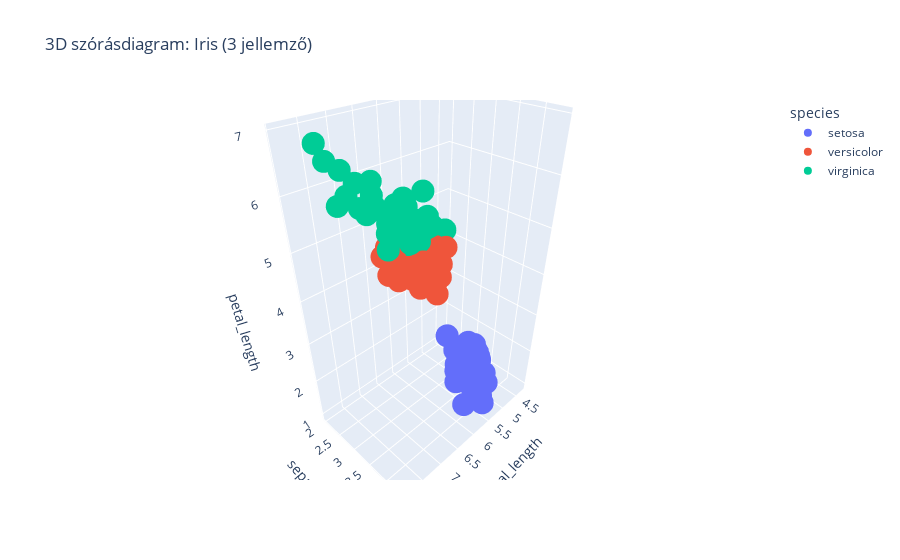

The cell this chart's notebook holds for it:
### Markdown cell above
Következtetés: Ázsiában és Afrikában összpontosul a népesség jelentős része, az élettartam pedig régiónként eltérő.

### Code cell
# 2) 3D scatter: iris három jellemzője faj szerint
fig = px.scatter_3d(iris, x='sepal_length', y='sepal_width', z='petal_length', color='species',
                    title='3D szórásdiagram: Iris (3 jellemző)')
fig.show()

### Figure 1 — Plotly figure (JSON) as saved in the notebook; plotly's stock layout.template omitted (floating-point values rounded to 4 significant figures)
{"data": [{"hovertemplate": "species=setosa<br>sepal_length=%{x}<br>sepal_width=%{y}<br>petal_length=%{z}<extra></extra>", "legendgroup": "setosa", "marker": {"color": "#636efa", "symbol": "circle"}, "mode": "markers", "name": "setosa", "scene": "scene", "showlegend": true, "type": "scatter3d", "x": [5.1, 4.9, 4.7, 4.6, 5.0, 5.4, 4.6, 5.0, 4.4, 4.9, 5.4, 4.8, 4.8, 4.3, 5.8, 5.7, 5.4, 5.1, 5.7, 5.1, 5.4, 5.1, 4.6, 5.1, 4.8, 5.0, 5.0, 5.2, 5.2, 4.7, 4.8, 5.4, 5.2, 5.5, 4.9, 5.0, 5.5, 4.9, 4.4, 5.1, 5.0, 4.5, 4.4, 5.0, 5.1, 4.8, 5.1, 4.6, 5.3, 5.0], "y": [3.5, 3.0, 3.2, 3.1, 3.6, 3.9, 3.4, 3.4, 2.9, 3.1, 3.7, 3.4, 3.0, 3.0, 4.0, 4.4, 3.9, 3.5, 3.8, 3.8, 3.4, 3.7, 3.6, 3.3, 3.4, 3.0, 3.4, 3.5, 3.4, 3.2, 3.1, 3.4, 4.1, 4.2, 3.1, 3.2, 3.5, 3.1, 3.0, 3.4, 3.5, 2.3, 3.2, 3.5, 3.8, 3.0, 3.8, 3.2, 3.7, 3.3], "z": [1.4, 1.4, 1.3, 1.5, 1.4, 1.7, 1.4, 1.5, 1.4, 1.5, 1.5, 1.6, 1.4, 1.1, 1.2, 1.5, 1.3, 1.4, 1.7, 1.5, 1.7, 1.5, 1.0, 1.7, 1.9, 1.6, 1.6, 1.5, 1.4, 1.6, 1.6, 1.5, 1.5, 1.4, 1.5, 1.2, 1.3, 1.5, 1.3, 1.5, 1.3, 1.3, 1.3, 1.6, 1.9, 1.4, 1.6, 1.4, 1.5, 1.4]}, {"hovertemplate": "species=versicolor<br>sepal_length=%{x}<br>sepal_width=%{y}<br>petal_length=%{z}<extra></extra>", "legendgroup": "versicolor", "marker": {"color": "#EF553B", "symbol": "circle"}, "mode": "markers", "name": "versicolor", "scene": "scene", "showlegend": true, "type": "scatter3d", "x": [7.0, 6.4, 6.9, 5.5, 6.5, 5.7, 6.3, 4.9, 6.6, 5.2, 5.0, 5.9, 6.0, 6.1, 5.6, 6.7, 5.6, 5.8, 6.2, 5.6, 5.9, 6.1, 6.3, 6.1, 6.4, 6.6, 6.8, 6.7, 6.0, 5.7, 5.5, 5.5, 5.8, 6.0, 5.4, 6.0, 6.7, 6.3, 5.6, 5.5, 5.5, 6.1, 5.8, 5.0, 5.6, 5.7, 5.7, 6.2, 5.1, 5.7], "y": [3.2, 3.2, 3.1, 2.3, 2.8, 2.8, 3.3, 2.4, 2.9, 2.7, 2.0, 3.0, 2.2, 2.9, 2.9, 3.1, 3.0, 2.7, 2.2, 2.5, 3.2, 2.8, 2.5, 2.8, 2.9, 3.0, 2.8, 3.0, 2.9, 2.6, 2.4, 2.4, 2.7, 2.7, 3.0, 3.4, 3.1, 2.3, 3.0, 2.5, 2.6, 3.0, 2.6, 2.3, 2.7, 3.0, 2.9, 2.9, 2.5, 2.8], "z": [4.7, 4.5, 4.9, 4.0, 4.6, 4.5, 4.7, 3.3, 4.6, 3.9, 3.5, 4.2, 4.0, 4.7, 3.6, 4.4, 4.5, 4.1, 4.5, 3.9, 4.8, 4.0, 4.9, 4.7, 4.3, 4.4, 4.8, 5.0, 4.5, 3.5, 3.8, 3.7, 3.9, 5.1, 4.5, 4.5, 4.7, 4.4, 4.1, 4.0, 4.4, 4.6, 4.0, 3.3, 4.2, 4.2, 4.2, 4.3, 3.0, 4.1]}, {"hovertemplate": "species=virginica<br>sepal_length=%{x}<br>sepal_width=%{y}<br>petal_length=%{z}<extra></extra>", "legendgroup": "virginica", "marker": {"color": "#00cc96", "symbol": "circle"}, "mode": "markers", "name": "virginica", "scene": "scene", "showlegend": true, "type": "scatter3d", "x": [6.3, 5.8, 7.1, 6.3, 6.5, 7.6, 4.9, 7.3, 6.7, 7.2, 6.5, 6.4, 6.8, 5.7, 5.8, 6.4, 6.5, 7.7, 7.7, 6.0, 6.9, 5.6, 7.7, 6.3, 6.7, 7.2, 6.2, 6.1, 6.4, 7.2, 7.4, 7.9, 6.4, 6.3, 6.1, 7.7, 6.3, 6.4, 6.0, 6.9, 6.7, 6.9, 5.8, 6.8, 6.7, 6.7, 6.3, 6.5, 6.2, 5.9], "y": [3.3, 2.7, 3.0, 2.9, 3.0, 3.0, 2.5, 2.9, 2.5, 3.6, 3.2, 2.7, 3.0, 2.5, 2.8, 3.2, 3.0, 3.8, 2.6, 2.2, 3.2, 2.8, 2.8, 2.7, 3.3, 3.2, 2.8, 3.0, 2.8, 3.0, 2.8, 3.8, 2.8, 2.8, 2.6, 3.0, 3.4, 3.1, 3.0, 3.1, 3.1, 3.1, 2.7, 3.2, 3.3, 3.0, 2.5, 3.0, 3.4, 3.0], "z": [6.0, 5.1, 5.9, 5.6, 5.8, 6.6, 4.5, 6.3, 5.8, 6.1, 5.1, 5.3, 5.5, 5.0, 5.1, 5.3, 5.5, 6.7, 6.9, 5.0, 5.7, 4.9, 6.7, 4.9, 5.7, 6.0, 4.8, 4.9, 5.6, 5.8, 6.1, 6.4, 5.6, 5.1, 5.6, 6.1, 5.6, 5.5, 4.8, 5.4, 5.6, 5.1, 5.1, 5.9, 5.7, 5.2, 5.0, 5.2, 5.4, 5.1]}], "layout": {"legend": {"title": {"text": "species"}, "tracegroupgap": 0}, "scene": {"domain": {"x": [0, 1], "y": [0, 1]}, "xaxis": {"title": {"text": "sepal_length"}}, "yaxis": {"title": {"text": "sepal_width"}}, "zaxis": {"title": {"text": "petal_length"}}}, "title": {"text": "3D szórásdiagram: Iris (3 jellemző)"}}}
